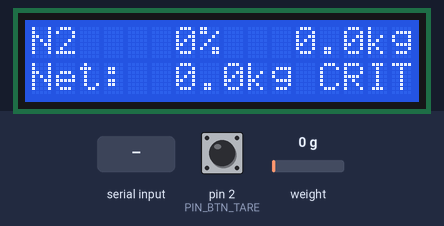
Recording of a sketch running on a simulated Arduino Uno, built with avr-gcc and run on an emulated ATmega328P. Shown: 16×2 character LCD. The test bench sets the inputs (shaded band); at power-on: pin 2 (PIN_BTN_TARE) HIGH, weight on the scale 0 g. EEPROM starts erased; what the sketch prints to the serial monitor is not drawn.

Above: at 3.5 s.
3.6 s: pin 2 (PIN_BTN_TARE) pulled LOW for 0.15 s
At 4.4 s:
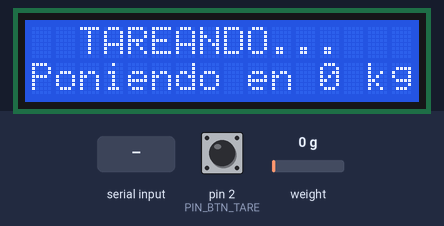
7.4 s: "C 90\n" received over Serial
At 9.8 s:
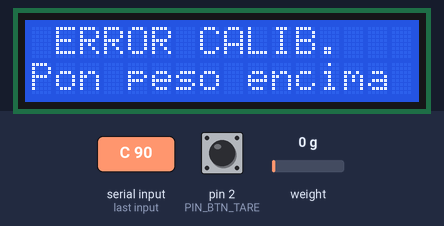
11.0 s: weight on the scale set to 100 g
At 13.3 s:
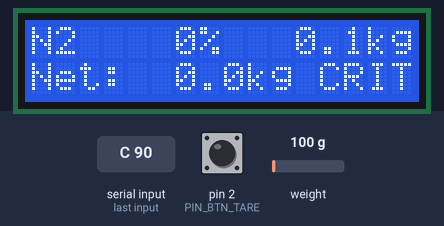
13.6 s: "C  45\n" received over Serial
At 15.9 s:
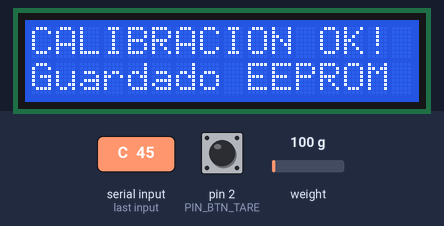
17.2 s: weight on the scale set to 1250 g
At 17.9 s:
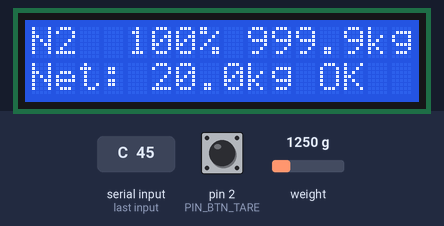
19.0 s: weight on the scale set to 50 g
At 20.3 s:
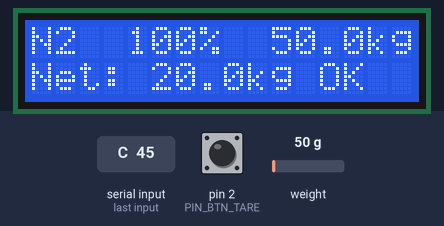
Timing chart, 0 to 21.6 s (numbered marks = the images above; inputs shaded):
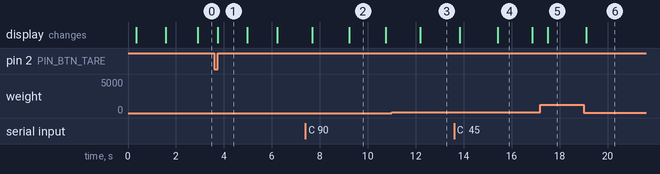

The sketch:

gas_zero_uno.ino
```cpp
/*
 * ============================================================================
 *  GAS-ZERO — Firmware Arduino UNO + HX711 + LCD 16x2 I2C (USB Web Serial) v1.2.0
 * ============================================================================
 *  Envía TODA la telemetría del Arduino en tiempo real directo al dashboard
 *  web Gas-Zero por cable USB (Chrome / Edge en PC) y la muestra en vivo en
 *  tu pantalla LCD 16x2 I2C (detecta automáticamente dirección 0x27 o 0x3F).
 *
 *  LIBRERIAS NECESARIAS EN ARDUINO IDE:
 *   - "HX711 Arduino Library" by Bogdan Necula
 *   - "LiquidCrystal I2C" by Frank de Brabander
 *
 *  CONEXIONES (HX711 + LCD I2C -> ARDUINO UNO):
 *   HX711 VCC  -> Arduino UNO 5V   (compartido con LCD VCC via protoboard o empalme Y)
 *   HX711 GND  -> Arduino UNO GND
 *   HX711 DT   -> Arduino UNO Pin Digital 4
 *   HX711 SCK  -> Arduino UNO Pin Digital 5
 *   LCD   VCC  -> Arduino UNO 5V
 *   LCD   GND  -> Arduino UNO GND
 *   LCD   SDA  -> Arduino UNO Pin A4
 *   LCD   SCL  -> Arduino UNO Pin A5
 *   Botón Tara (opcional) -> entre Pin Digital 2 y GND
 * ============================================================================
 */

#include <Arduino.h>
#include <EEPROM.h>
#include <HX711.h>
#include <math.h>

// Pantalla LCD 16x2 I2C activada por defecto (si no esta conectada, sigue funcionando por USB)
#define USE_LCD_I2C 1

#if USE_LCD_I2C
  #include <Wire.h>
  #include <LiquidCrystal_I2C.h>
  LiquidCrystal_I2C* lcd = nullptr;
  uint8_t lcdAddr = 0;
#endif

// ==================== PINES ====================
const uint8_t PIN_HX711_DOUT = 4;
const uint8_t PIN_HX711_SCK  = 5;
const uint8_t PIN_BTN_TARE   = 2; // Botón opcional de tara física (conectar a GND)

// ==================== PARAMETROS DE LECTURA ====================
const uint8_t  HX_SAMPLES        = 6;     // Promedio por lectura HX711
const float    EMA_ALPHA         = 0.40f; // Filtro paso bajo suave
const uint32_t TELEMETRY_MS      = 800;   // Actualizacion del dashboard cada 0.8 s

// ==================== PERSISTENCIA EN EEPROM ====================
const uint32_t EEPROM_MAGIC = 0x475A5531UL; // "GZU1"

struct StoredConfig {
  uint32_t magic;
  float    scaleFactor;
  float    cylinderTareKg;
  float    capacityKg;
  char     gasCode[5];
};

HX711 scale;

float scaleFactor       = 22800.0f;
float cylinderTareKg    = 12.0f;
float capacityKg        = 20.0f;
char  gasCode[5]        = "N2";

float    filteredWeightKg  = 0.0f;
bool     filterInitialized = false;
bool     lastHxOk          = false;
long     lastRawValue      = 0;
uint32_t lastSendMs        = 0;
uint32_t lastBtnTareMs     = 0;

String serialLineBuf    = "";

void saveConfig() {
  StoredConfig cfg;
  cfg.magic = EEPROM_MAGIC;
  cfg.scaleFactor = scaleFactor;
  cfg.cylinderTareKg = cylinderTareKg;
  cfg.capacityKg = capacityKg;
  strncpy(cfg.gasCode, gasCode, sizeof(cfg.gasCode) - 1);
  cfg.gasCode[sizeof(cfg.gasCode) - 1] = '\0';
  EEPROM.put(0, cfg);
  Serial.println(F("[UNO] Configuracion guardada en EEPROM."));
}

void loadConfig() {
  StoredConfig cfg;
  EEPROM.get(0, cfg);
  if (cfg.magic == EEPROM_MAGIC &&
      !isnan(cfg.scaleFactor) && fabsf(cfg.scaleFactor) > 10.0f &&
      !isnan(cfg.capacityKg) && cfg.capacityKg > 0.2f &&
      !isnan(cfg.cylinderTareKg) && cfg.cylinderTareKg >= 0.0f) {
    scaleFactor = cfg.scaleFactor;
    cylinderTareKg = cfg.cylinderTareKg;
    capacityKg = cfg.capacityKg;
    strncpy(gasCode, cfg.gasCode, sizeof(gasCode) - 1);
    gasCode[sizeof(gasCode) - 1] = '\0';
    if (gasCode[0] == '\0') strcpy(gasCode, "N2");
  }
}

// ==================== PARSER LIGERO DE COMANDOS JSON ====================
bool extractJsonFloat(const String& json, const char* key, float& outVal) {
  String pattern = String("\"") + key + "\":";
  int idx = json.indexOf(pattern);
  if (idx < 0) return false;
  int start = idx + pattern.length();
  while (start < (int)json.length() && (json[start] == ' ' || json[start] == '\t')) start++;
  int end = start;
  while (end < (int)json.length() &&
         (isDigit(json[end]) || json[end] == '.' || json[end] == '-')) {
    end++;
  }
  if (end == start) return false;
  outVal = json.substring(start, end).toFloat();
  return true;
}

bool extractJsonString(const String& json, const char* key, String& outStr) {
  String pattern = String("\"") + key + "\":\"";
  int idx = json.indexOf(pattern);
  if (idx < 0) return false;
  int start = idx + pattern.length();
  int end = json.indexOf('"', start);
  if (end < 0) return false;
  outStr = json.substring(start, end);
  return true;
}

// ==================== LECTURA Y TELEMETRIA JSON ====================
float readWeightKg() {
  float rawKg = filteredWeightKg;
  if (scale.wait_ready_timeout(400)) {
    lastHxOk = true;
    double rawDelta = scale.get_value(HX_SAMPLES);
    lastRawValue = (long)rawDelta;
    rawKg = (float)(rawDelta / (double)scaleFactor);
  } else {
    lastHxOk = false;
    Serial.println(F("[HX711] Aviso: sensor no respondio. Revisa 5V/GND/D4/D5."));
  }

  if (rawKg < 0.0f && rawKg > -0.08f) rawKg = 0.0f;
  if (rawKg < 0.0f) rawKg = 0.0f;

  if (!filterInitialized || fabsf(rawKg - filteredWeightKg) > 0.5f) {
    filteredWeightKg = rawKg;
    filterInitialized = true;
  } else {
    filteredWeightKg = (EMA_ALPHA * rawKg) + ((1.0f - EMA_ALPHA) * filteredWeightKg);
  }

  return roundf(filteredWeightKg * 100.0f) / 100.0f;
}

#if USE_LCD_I2C
uint8_t detectLcdAddress() {
  // Probar primero las dos direcciones mas comunes de pantallas LCD I2C
  const uint8_t commonAddrs[2] = { 0x27, 0x3F };
  for (uint8_t i = 0; i < 2; i++) {
    Wire.beginTransmission(commonAddrs[i]);
    if (Wire.endTransmission() == 0) {
      return commonAddrs[i];
    }
  }
  // Escaneo de respaldo en el rango tipico PCF8574 / PCF8574A
  for (uint8_t addr = 0x20; addr <= 0x3F; addr++) {
    Wire.beginTransmission(addr);
    if (Wire.endTransmission() == 0) {
      return addr;
    }
  }
  return 0;
}

void lcdWriteLine(uint8_t row, const char* text) {
  if (!lcd) return;
  char buf[17];
  uint8_t i = 0;
  while (i < 16 && text[i] != '\0') {
    buf[i] = text[i];
    i++;
  }
  while (i < 16) {
    buf[i] = ' ';
    i++;
  }
  buf[16] = '\0';
  lcd->setCursor(0, row);
  lcd->print(buf);
}

void lcdShowMessage(const char* line0, const char* line1) {
  if (!lcd) return;
  lcdWriteLine(0, line0);
  lcdWriteLine(1, line1);
}

void updateLcd(float weightKg, float netKg, int pct) {
  if (!lcd) return;

  char wBuf[8];
  char nBuf[8];
  char line0[17];
  char line1[17];

  float clampedW = weightKg > 999.9f ? 999.9f : weightKg;
  float clampedN = netKg > 999.9f ? 999.9f : netKg;
  dtostrf(clampedW, 5, 1, wBuf);
  dtostrf(clampedN, 5, 1, nBuf);

  // Fila 0 (16 chars exactos): "N2  100%  32.0kg"
  snprintf(line0, sizeof(line0), "%-3.3s %3d%% %5skg", gasCode, pct, wBuf);

  // Fila 1 (16 chars exactos): "Net: 20.0kg OK  " o error HX711
  if (!lastHxOk) {
    snprintf(line1, sizeof(line1), "ERROR: SIN HX711");
  } else {
    const char* estado = (pct <= 5) ? "CRIT" : (pct <= 15) ? "BAJO" : "OK  ";
    snprintf(line1, sizeof(line1), "Net:%5skg %s", nBuf, estado);
  }

  lcdWriteLine(0, line0);
  lcdWriteLine(1, line1);
}
#endif

void publishTelemetry() {
  float weightKg = readWeightKg();
  float netKg = weightKg - cylinderTareKg;
  if (netKg < 0.0f) netKg = 0.0f;
  if (netKg > capacityKg) netKg = capacityKg;

  int pct = (int)roundf((netKg / capacityKg) * 100.0f);
  if (pct < 0) pct = 0;
  if (pct > 100) pct = 100;

#if USE_LCD_I2C
  updateLcd(weightKg, netKg, pct);
#endif

  // Linea JSON completa consumida por el Dashboard Web Gas-Zero
  Serial.print(F("{\"weight\":"));
  Serial.print(weightKg, 2);
  Serial.print(F(",\"tare\":"));
  Serial.print(cylinderTareKg, 2);
  Serial.print(F(",\"net\":"));
  Serial.print(netKg, 2);
  Serial.print(F(",\"pct\":"));
  Serial.print(pct);
  Serial.print(F(",\"gas\":\""));
  Serial.print(gasCode);
  Serial.print(F("\",\"capacity\":"));
  Serial.print(capacityKg, 2);
  Serial.print(F(",\"raw\":"));
  Serial.print(lastRawValue);
  Serial.print(F(",\"factor\":"));
  Serial.print(scaleFactor, 2);
  Serial.print(F(",\"hxOk\":"));
  Serial.print(lastHxOk ? F("true") : F("false"));
  Serial.print(F(",\"uptime\":"));
  Serial.print(millis() / 1000UL);
  Serial.println(F("}"));
}

void runTareZero() {
#if USE_LCD_I2C
  lcdShowMessage("  TAREANDO...   ", "Poniendo en 0 kg");
#endif
  if (scale.wait_ready_timeout(800)) {
    scale.tare(12);
    filterInitialized = false;
    filteredWeightKg = 0.0f;
    Serial.println(F("[HX711] Cero de bascula aplicado (0.00 kg)."));
#if USE_LCD_I2C
    lcdShowMessage("  TARA LISTA!   ", "Peso: 0.00 kg   ");
    delay(600);
#endif
  } else {
    Serial.println(F("[HX711] Error: no se pudo aplicar tara (sensor no listo)."));
#if USE_LCD_I2C
    lcdShowMessage("  ERROR TARA    ", "Revisa HX711    ");
    delay(800);
#endif
  }
  publishTelemetry();
}

void runCalibration(float knownKg) {
  if (knownKg <= 0.05f) {
    Serial.println(F("[CALIB] Usa un peso conocido mayor a 0.05 kg."));
    return;
  }
  if (!scale.wait_ready_timeout(800)) {
    Serial.println(F("[CALIB] Error: HX711 no responde."));
    return;
  }

#if USE_LCD_I2C
  lcdShowMessage(" CALIBRANDO...  ", "No muevas peso  ");
#endif
  scale.set_scale(1.0f);
  float rawUnits = scale.get_units(15);
  if (fabsf(rawUnits) > 40.0f) {
    scaleFactor = rawUnits / knownKg;
    scale.set_scale(scaleFactor);
    saveConfig();
    filterInitialized = false;
    Serial.print(F("[CALIB] Exito! Nuevo factor de escala = "));
    Serial.println(scaleFactor, 2);
#if USE_LCD_I2C
    lcdShowMessage("CALIBRACION OK! ", "Guardado EEPROM ");
    delay(800);
#endif
  } else {
    scale.set_scale(scaleFactor);
    Serial.println(F("[CALIB] Error: lectura muy baja. Pon el peso conocido sobre la bascula."));
#if USE_LCD_I2C
    lcdShowMessage(" ERROR CALIB.   ", "Pon peso encima ");
    delay(900);
#endif
  }
  publishTelemetry();
}

void processCommandLine(String line) {
  line.trim();
  if (line.length() == 0) return;

  // 1. Comandos JSON enviados por la App Web Gas-Zero (Web Serial)
  if (line[0] == '{') {
    String cmd;
    if (!extractJsonString(line, "cmd", cmd)) return;

    if (cmd == "READ_NOW") {
      publishTelemetry();
    } else if (cmd == "TARE") {
      runTareZero();
    } else if (cmd == "SET_CONFIG") {
      String newGas;
      float newTare = cylinderTareKg;
      float newCap  = capacityKg;
      if (extractJsonString(line, "gas", newGas) && newGas.length() > 0 && newGas.length() <= 4) {
        strncpy(gasCode, newGas.c_str(), sizeof(gasCode) - 1);
        gasCode[sizeof(gasCode) - 1] = '\0';
      }
      if (extractJsonFloat(line, "tare", newTare) && newTare >= 0.0f) {
        cylinderTareKg = newTare;
      }
      if (extractJsonFloat(line, "capacity", newCap) && newCap > 0.2f) {
        capacityKg = newCap;
      }
      saveConfig();
      publishTelemetry();
    } else if (cmd == "CALIBRATE") {
      float knownKg = 0.0f;
      if (extractJsonFloat(line, "knownWeightKg", knownKg)) {
        runCalibration(knownKg);
      }
    }
    return;
  }

  // 2. Comandos simples por Monitor Serie (Arduino IDE)
  if (line.equalsIgnoreCase("T")) {
    runTareZero();
  } else if (line.equalsIgnoreCase("R")) {
    publishTelemetry();
  } else if (line.startsWith("C ") || line.startsWith("c ")) {
    runCalibration(line.substring(2).toFloat());
  } else if (line.startsWith("F ") || line.startsWith("f ")) {
    float f = line.substring(2).toFloat();
    if (fabsf(f) > 10.0f) {
      scaleFactor = f;
      scale.set_scale(scaleFactor);
      saveConfig();
      filterInitialized = false;
      Serial.print(F("[CALIB] Factor manual guardado: "));
      Serial.println(scaleFactor, 2);
      publishTelemetry();
    }
  }
}

void setup() {
  Serial.begin(115200);
  delay(250);

  pinMode(PIN_BTN_TARE, INPUT_PULLUP);

#if USE_LCD_I2C
  Wire.begin();
#if defined(WIRE_HAS_TIMEOUT)
  Wire.setWireTimeout(3000, true); // Evita bloqueos si la LCD se desconecta o falla un cable
#endif
  lcdAddr = detectLcdAddress();
  if (lcdAddr != 0) {
    lcd = new LiquidCrystal_I2C(lcdAddr, 16, 2);
    lcd->init();
    lcd->backlight();
    lcdShowMessage("  GAS-ZERO v1.2 ", "Iniciando sensor");
    Serial.print(F("[LCD] Pantalla I2C detectada en 0x"));
    Serial.println(lcdAddr, HEX);
  } else {
    Serial.println(F("[LCD] No detectada (revisa 5V/GND/SDA=A4/SCL=A5). Modo solo USB."));
  }
#endif

  loadConfig();
  Serial.println(F("[UNO] Gas-Zero Arduino UNO USB + LCD v1.2 listo."));
  Serial.print(F("[UNO] Factor actual: "));
  Serial.println(scaleFactor, 2);

  scale.begin(PIN_HX711_DOUT, PIN_HX711_SCK);
  scale.set_scale(scaleFactor);
  if (scale.wait_ready_timeout(1200)) {
    lastHxOk = true;
    scale.tare(12);
    Serial.println(F("[HX711] Sensor detectado y puesto en cero inicial."));
#if USE_LCD_I2C
    lcdShowMessage("  GAS-ZERO OK!  ", "Listo para pesar");
    delay(700);
#endif
  } else {
    lastHxOk = false;
    Serial.println(F("[HX711] ADVERTENCIA: no se detecto HX711 (revisa 5V, GND, D4, D5)."));
#if USE_LCD_I2C
    lcdShowMessage("  GAS-ZERO v1.2 ", "ERROR: SIN HX711");
#endif
  }
}

void loop() {
  while (Serial.available()) {
    char ch = (char)Serial.read();
    if (ch == '\n' || ch == '\r') {
      if (serialLineBuf.length() > 0) {
        processCommandLine(serialLineBuf);
        serialLineBuf = "";
      }
    } else if (serialLineBuf.length() < 160) {
      serialLineBuf += ch;
    }
  }

  uint32_t now = millis();

  // Boton fisico opcional de tara (pin 2 a GND) con antirrebote de 1.2 s
  if (digitalRead(PIN_BTN_TARE) == LOW && (now - lastBtnTareMs > 1200)) {
    lastBtnTareMs = now;
    Serial.println(F("[BTN] Tara fisica solicitada."));
    runTareZero();
  }

  if (now - lastSendMs >= TELEMETRY_MS) {
    lastSendMs = now;
    publishTelemetry();
  }
}
```

Measured:
- after the input at 3.6 s, the display: changes after 0.15 s (image 1)
- after the input at 7.4 s, the display: first changes after 0.29 s (image 2 shows a later state)
- after the input at 11.0 s, the display: changes after 1.2 s (image 3)
- after the input at 13.6 s, the display: first changes after 0.23 s (image 4 shows a later state)
- after the input at 17.2 s, the display: changes after 0.30 s (image 5)
- after the input at 19.0 s, the display: changes after 0.10 s (image 6)
- what the display in image 1 shows lasts 1.2 s, from 3.8 s to 5.0 s
